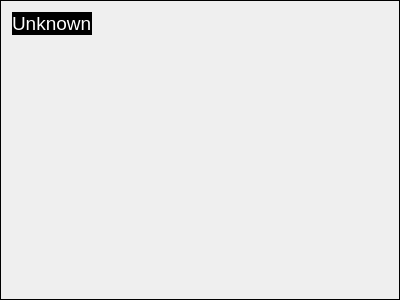
<?xml version="1.0" encoding="UTF-8"?>
<ui version="4.0">
 <class>monitor_widget</class>
 <widget class="QFrame" name="monitor_widget">
  <property name="geometry">
   <rect>
    <x>0</x>
    <y>0</y>
    <width>400</width>
    <height>300</height>
   </rect>
  </property>
  <property name="cursor">
   <cursorShape>OpenHandCursor</cursorShape>
  </property>
  <property name="frameShape">
   <enum>QFrame::Shape::Box</enum>
  </property>
  <layout class="QGridLayout" name="gridLayout">
   <item row="0" column="0">
    <layout class="QVBoxLayout" name="vertical_layout" stretch="0,0">
     <item>
      <layout class="QHBoxLayout" name="horizontal_layout">
       <item>
        <widget class="QLabel" name="monitor_name_label">
         <property name="font">
          <font>
           <pointsize>14</pointsize>
          </font>
         </property>
         <property name="styleSheet">
          <string notr="true">background-color: black;
color: white;</string>
         </property>
         <property name="text">
          <string>Unknown</string>
         </property>
        </widget>
       </item>
       <item>
        <spacer name="horizontal_spacer">
         <property name="orientation">
          <enum>Qt::Orientation::Horizontal</enum>
         </property>
         <property name="sizeHint" stdset="0">
          <size>
           <width>40</width>
           <height>20</height>
          </size>
         </property>
        </spacer>
       </item>
      </layout>
     </item>
     <item>
      <spacer name="vertical_spacer">
       <property name="orientation">
        <enum>Qt::Orientation::Vertical</enum>
       </property>
       <property name="sizeHint" stdset="0">
        <size>
         <width>20</width>
         <height>40</height>
        </size>
       </property>
      </spacer>
     </item>
    </layout>
   </item>
  </layout>
 </widget>
 <resources/>
 <connections/>
</ui>
